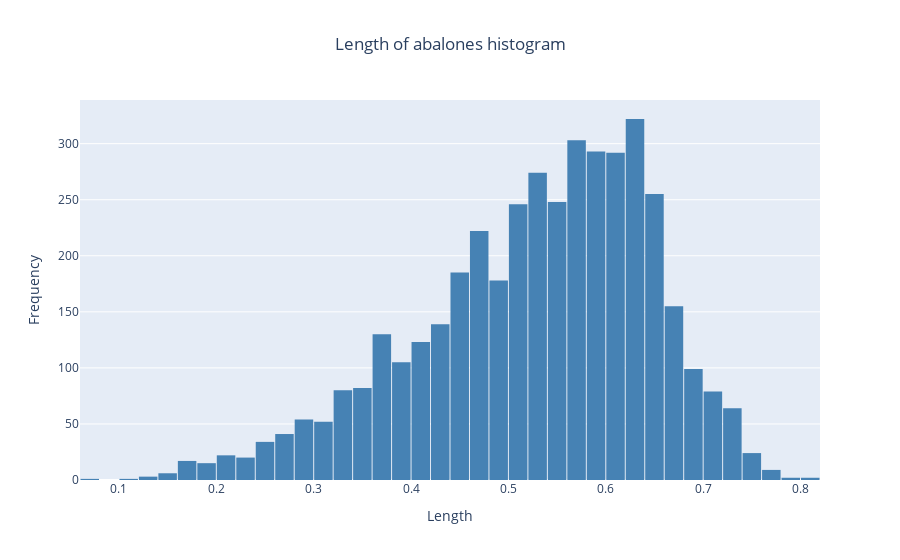

The notebook cell this image was saved under:
### Code cell
data = [go.Histogram(x=df['length'],
                        xbins=dict(start=0, end=1, size=0.02),
                        marker=dict(color='steelblue'))]
layout = go.Layout(title='Length of abalones histogram', 
                   title_x=0.5,
                   xaxis=dict(title='Length'),
                   yaxis=dict(title='Frequency'),
                   bargap=0.05)
fig = go.Figure(data=data, layout=layout)
fig.show()

### Figure 1 — Plotly figure (JSON) as saved in the notebook; plotly's stock layout.template omitted (floating-point values rounded to 4 significant figures; data arrays with more than 128 entries replaced by an {"elided": "..."} marker saying what was removed)
{"data": [{"marker": {"color": "steelblue"}, "type": "histogram", "x": {"elided": "4177 float values"}, "xbins": {"end": 1, "size": 0.02, "start": 0}}], "layout": {"bargap": 0.05, "title": {"text": "Length of abalones histogram", "x": 0.5}, "xaxis": {"title": {"text": "Length"}}, "yaxis": {"title": {"text": "Frequency"}}}}
